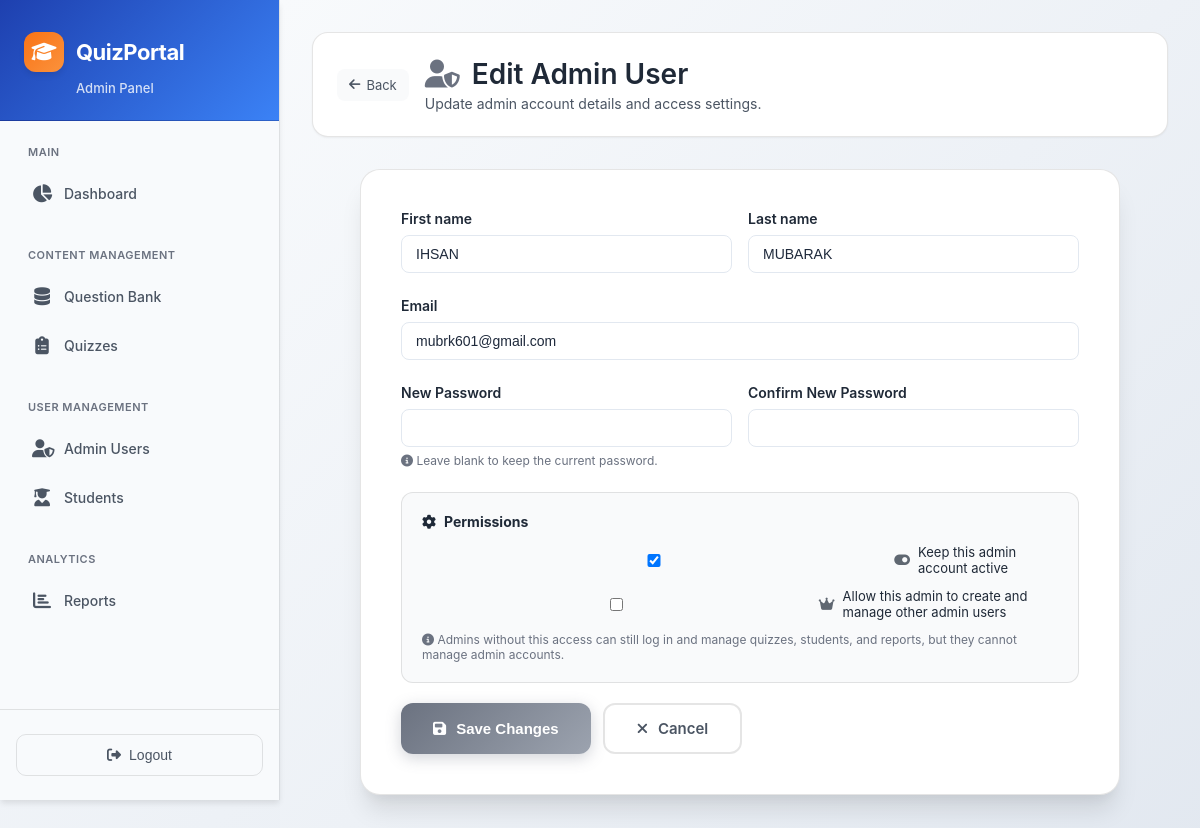
Page /admin-panel/admin-users/6/edit/ (signed in) on the committed database.
### users/models.py (models this page shows, shortened)
class CustomUser(AbstractBaseUser, PermissionsMixin):
    email = models.EmailField(unique=True)
    first_name = models.CharField(max_length=150)
    last_name = models.CharField(max_length=150, blank=True)
    is_active = models.BooleanField(default=True)
    is_staff = models.BooleanField(default=False)
    date_joined = models.DateTimeField(default=timezone.now)
    objects = CustomUserManager()
    USERNAME_FIELD = 'email'
    REQUIRED_FIELDS = ['first_name']

### video_app/views.py (the view, shortened to what this page needs)
# urls.py: path('admin-panel/admin-users/<int:user_id>/edit/', views.admin_edit_user, name='admin_edit_user'),
@admin_manager_required
def admin_edit_user(request, user_id):
    admin_user = get_object_or_404(AuthUser, id=user_id, is_staff=True)
    form = AdminUserChangeForm(request.POST or None, instance=admin_user)
    return render(request, 'admin_panel/admin_user_form.html', {
        'form': form,
        'action': 'Edit',
        'admin_user': admin_user,
    })

### users/forms.py (shortened to what this page needs)
class AdminUserChangeForm(AdminUserBaseForm):
    password1 = forms.CharField(
        widget=forms.PasswordInput,
        label="New Password",
        required=False,
    )
    password2 = forms.CharField(
        widget=forms.PasswordInput,
        label="Confirm New Password",
        required=False,
    )

### video_app/views.py (called while the page is built)
def admin_manager_required(view_func):
    decorated = user_passes_test(
        lambda u: u.is_active and u.is_staff and u.is_superuser,
        login_url='/admin-login/'
    )(view_func)
    return decorated

### video_app/templates/admin_panel/admin_user_form.html (shortened to what this page needs)
{% extends "admin_panel/base_admin.html" %}
{% block admin_content %}
<link rel="stylesheet" href="https://cdnjs.cloudflare.com/ajax/libs/font-awesome/6.4.0/css/all.min.css">
<div class="page-header">
    <a href="{% url 'video_app:admin_users' %}" class="back-link">
        <i class="fas fa-arrow-left"></i>
        Back
    </a>
    <div>
        <div class="page-title">
            <i class="fas fa-user-shield" style="color: #6B7280;"></i>
            {{ action }} Admin User
        </div>
        <div class="page-subtitle">
            {% if action == 'Create' %}
            Create a new admin account and choose its access level.
            {% else %}
            Update admin account details and access settings.
            {% endif %}
        </div>
    </div>
</div>
<div class="form-card">
    <form method="post">
        <div class="form-grid">
            <div class="form-group">
                <label class="form-label">{{ form.first_name.label }}</label>
                {{ form.first_name }}
            </div>
            <div class="form-group">
                <label class="form-label">{{ form.last_name.label }}</label>
                {{ form.last_name }}
            </div>
        </div>
        <div class="form-group">
            <label class="form-label">{{ form.email.label }}</label>
            {{ form.email }}
        </div>
        <div class="form-grid">
            <div class="form-group">
                <label class="form-label">{{ form.password1.label }}</label>
                {{ form.password1 }}
                {% if action == 'Edit' %}
                <div class="form-help">
                    <i class="fas fa-info-circle"></i>
                    Leave blank to keep the current password.
                </div>
                {% endif %}
            </div>
            <div class="form-group">
                <label class="form-label">{{ form.password2.label }}</label>
                {{ form.password2 }}
            </div>
        </div>
        <div class="permissions-section">
            <div class="permissions-title">
                <i class="fas fa-cog"></i>
                Permissions
            </div>
            <div class="permissions-group">
                <label class="permission-label">
                    {{ form.is_active }}
                    <i class="fas fa-toggle-on" style="font-size: 14px; opacity: 0.7;"></i>
                    Keep this admin account active
                </label>
                <label class="permission-label">
                    {{ form.can_manage_admins }}
                    <i class="fas fa-crown" style="font-size: 14px; opacity: 0.7;"></i>
                    Allow this admin to create and manage other admin users
                </label>
                <div class="permission-description">
                    <i class="fas fa-info-circle"></i>
                    Admins without this access can still log in and manage quizzes, students, and reports, but they cannot manage admin accounts.
                </div>
            </div>
        </div>
        <div class="form-actions">
            <button type="submit" class="btn btn-primary">
                <i class="fas fa-save"></i>
                {% if action == 'Create' %}Create Admin{% else %}Save Changes{% endif %}
            </button>
            <a href="{% url 'video_app:admin_users' %}" class="btn btn-outline">
                <i class="fas fa-times"></i>
                Cancel
            </a>
        </div>
    </form>
</div>
{% endblock %}

### video_app/templates/base.html (style rules this page uses)
:root { --primary: #4f46e5; --primary-dark: #3730a3; --primary-light: #818cf8; --accent: #06b6d4; --danger: #ef4444; --success: #22c55e; --warning: #f59e0b; --bg: #f1f5f9; --surface: #ffffff; --text: #1e293b; --muted: #64748b; --border: #e2e8f0; --radius: 12px; --shadow: 0 4px 24px rgba(0, 0, 0, .08); }
* { box-sizing: border-box; margin: 0; padding: 0; }
body { font-family: 'Segoe UI', system-ui, sans-serif; background: var(--bg); color: var(--text); min-height: 100vh; }
a { color: inherit; text-decoration: none; }
.btn { display: inline-flex; align-items: center; gap: 6px; padding: 10px 20px; border-radius: 8px; border: none; cursor: pointer; font-size: 14px; font-weight: 600; transition: .2s; }
.btn-primary { background: var(--primary); color: #fff; }
.btn-outline { background: transparent; border: 2px solid var(--primary); color: var(--primary); }
input, select, textarea { width: 100%; padding: 10px 14px; border: 1.5px solid var(--border); border-radius: 8px; font-size: 14px; background: #fff; color: var(--text); transition: .2s; outline: none; }
label { font-size: 13px; font-weight: 600; color: var(--muted); display: block; margin-bottom: 6px; }
.form-group { margin-bottom: 20px; }
.page-header { margin-bottom: 28px; }

### video_app/templates/admin_panel/base_admin.html (style rules this page uses)
:root { --primary-dark: #1E40AF; --primary-medium: #3B82F6; --primary-light: #60A5FA; --accent-blue: #3B82F6; --accent-purple: #8B5CF6; --accent-emerald: #10B981; --accent-amber: #F59E0B; --accent-rose: #F43F5E; --text-primary: #1F2937; --text-secondary: #4B5563; --text-muted: #6B7280; --border-light: rgba(0, 0, 0, 0.1); --bg-card: #FFFFFF; --bg-hover: #F9FAFB; --bg-sidebar: #F8FAFC; --shadow-sm: 0 1px 2px 0 rgba(0, 0, 0, 0.05); --shadow-md: 0 4px 6px -1px rgba(0, 0, 0, 0.1); --shadow-lg: 0 10px 15px -3px rgba(0, 0, 0, 0.1); --shadow-xl: 0 20px 25px -5px rgba(0, 0, 0, 0.1); --brand-orange: #F97316; --brand-blue: #1E40AF; --brand-light-orange: #FB923C; }
* { box-sizing: border-box; }
body { background: linear-gradient(135deg, #F8FAFC 0%, #E2E8F0 100%); font-family: -apple-system, BlinkMacSystemFont, 'Segoe UI', Roboto, 'Helvetica Neue', Arial, sans-serif; }

### rows in the picture
CustomUser: first_name "IHSAN", last_name "MUBARAK", email "mubrk601@gmail.com", is_active "☑"

### other values in the picture
{{ action }} "Edit"
